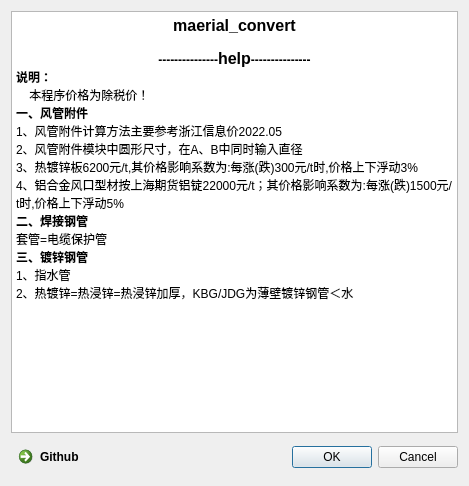
<?xml version="1.0" encoding="UTF-8"?>
<ui version="4.0">
 <class>Dialog</class>
 <widget class="QDialog" name="Dialog">
  <property name="geometry">
   <rect>
    <x>0</x>
    <y>0</y>
    <width>469</width>
    <height>486</height>
   </rect>
  </property>
  <property name="windowTitle">
   <string>help</string>
  </property>
  <layout class="QGridLayout" name="gridLayout">
   <item row="0" column="0" colspan="2">
    <widget class="QTextBrowser" name="textBrowser">
     <property name="html">
      <string>&lt;!DOCTYPE HTML PUBLIC &quot;-//W3C//DTD HTML 4.0//EN&quot; &quot;http://www.w3.org/TR/REC-html40/strict.dtd&quot;&gt;
&lt;html&gt;&lt;head&gt;&lt;meta name=&quot;qrichtext&quot; content=&quot;1&quot; /&gt;&lt;style type=&quot;text/css&quot;&gt;
p, li { white-space: pre-wrap; }
&lt;/style&gt;&lt;/head&gt;&lt;body style=&quot; font-family:'SimSun'; font-size:9pt; font-weight:400; font-style:normal;&quot;&gt;
&lt;p align=&quot;center&quot; style=&quot; margin-top:0px; margin-bottom:0px; margin-left:0px; margin-right:0px; -qt-block-indent:0; text-indent:0px;&quot;&gt;&lt;span style=&quot; font-size:12pt; font-weight:600;&quot;&gt;maerial_convert&lt;/span&gt;&lt;/p&gt;
&lt;p align=&quot;center&quot; style=&quot;-qt-paragraph-type:empty; margin-top:0px; margin-bottom:0px; margin-left:0px; margin-right:0px; -qt-block-indent:0; text-indent:0px;&quot;&gt;&lt;br /&gt;&lt;/p&gt;
&lt;p align=&quot;center&quot; style=&quot; margin-top:0px; margin-bottom:0px; margin-left:0px; margin-right:0px; -qt-block-indent:0; text-indent:0px;&quot;&gt;&lt;span style=&quot; font-weight:600;&quot;&gt;---------------&lt;/span&gt;&lt;span style=&quot; font-size:12pt; font-weight:600;&quot;&gt;help&lt;/span&gt;&lt;span style=&quot; font-weight:600;&quot;&gt;---------------&lt;/span&gt;&lt;/p&gt;
&lt;p style=&quot; margin-top:0px; margin-bottom:0px; margin-left:0px; margin-right:0px; -qt-block-indent:0; text-indent:0px;&quot;&gt;&lt;span style=&quot; font-weight:600;&quot;&gt;说明：&lt;/span&gt;&lt;/p&gt;
&lt;p style=&quot; margin-top:0px; margin-bottom:0px; margin-left:0px; margin-right:0px; -qt-block-indent:0; text-indent:0px;&quot;&gt;    本程序价格为除税价！&lt;/p&gt;
&lt;p style=&quot; margin-top:0px; margin-bottom:0px; margin-left:0px; margin-right:0px; -qt-block-indent:0; text-indent:0px;&quot;&gt;&lt;span style=&quot; font-weight:600;&quot;&gt;一、风管附件&lt;/span&gt;&lt;/p&gt;
&lt;p style=&quot; margin-top:0px; margin-bottom:0px; margin-left:0px; margin-right:0px; -qt-block-indent:0; text-indent:0px;&quot;&gt;1、风管附件计算方法主要参考浙江信息价2022.05&lt;/p&gt;
&lt;p style=&quot; margin-top:0px; margin-bottom:0px; margin-left:0px; margin-right:0px; -qt-block-indent:0; text-indent:0px;&quot;&gt;2、风管附件模块中圆形尺寸，在A、B中同时输入直径&lt;/p&gt;
&lt;p style=&quot; margin-top:0px; margin-bottom:0px; margin-left:0px; margin-right:0px; -qt-block-indent:0; text-indent:0px;&quot;&gt;3、热镀锌板6200元/t,其价格影响系数为:每涨(跌)300元/t时,价格上下浮动3%&lt;/p&gt;
&lt;p style=&quot; margin-top:0px; margin-bottom:0px; margin-left:0px; margin-right:0px; -qt-block-indent:0; text-indent:0px;&quot;&gt;4、铝合金风口型材按上海期货铝锭22000元/t；其价格影响系数为:每涨(跌)1500元/t时,价格上下浮动5%&lt;/p&gt;
&lt;p style=&quot; margin-top:0px; margin-bottom:0px; margin-left:0px; margin-right:0px; -qt-block-indent:0; text-indent:0px;&quot;&gt;&lt;span style=&quot; font-weight:600;&quot;&gt;二、焊接钢管&lt;/span&gt;&lt;/p&gt;
&lt;p style=&quot; margin-top:0px; margin-bottom:0px; margin-left:0px; margin-right:0px; -qt-block-indent:0; text-indent:0px;&quot;&gt;套管=电缆保护管&lt;/p&gt;
&lt;p style=&quot; margin-top:0px; margin-bottom:0px; margin-left:0px; margin-right:0px; -qt-block-indent:0; text-indent:0px;&quot;&gt;&lt;span style=&quot; font-weight:600;&quot;&gt;三、镀锌钢管&lt;/span&gt;&lt;/p&gt;
&lt;p style=&quot; margin-top:0px; margin-bottom:0px; margin-left:0px; margin-right:0px; -qt-block-indent:0; text-indent:0px;&quot;&gt;1、指水管&lt;/p&gt;
&lt;p style=&quot; margin-top:0px; margin-bottom:0px; margin-left:0px; margin-right:0px; -qt-block-indent:0; text-indent:0px;&quot;&gt;2、热镀锌=热浸锌=热浸锌加厚，KBG/JDG为薄壁镀锌钢管＜水&lt;/p&gt;
&lt;p style=&quot;-qt-paragraph-type:empty; margin-top:0px; margin-bottom:0px; margin-left:0px; margin-right:0px; -qt-block-indent:0; text-indent:0px;&quot;&gt;&lt;br /&gt;&lt;/p&gt;&lt;/body&gt;&lt;/html&gt;</string>
     </property>
    </widget>
   </item>
   <item row="1" column="1">
    <widget class="QDialogButtonBox" name="buttonBox">
     <property name="orientation">
      <enum>Qt::Horizontal</enum>
     </property>
     <property name="standardButtons">
      <set>QDialogButtonBox::Cancel|QDialogButtonBox::Ok</set>
     </property>
    </widget>
   </item>
   <item row="1" column="0">
    <widget class="QCommandLinkButton" name="commandLinkButton">
     <property name="text">
      <string>Github</string>
     </property>
    </widget>
   </item>
  </layout>
 </widget>
 <resources/>
 <connections>
  <connection>
   <sender>buttonBox</sender>
   <signal>accepted()</signal>
   <receiver>Dialog</receiver>
   <slot>accept()</slot>
   <hints>
    <hint type="sourcelabel">
     <x>248</x>
     <y>254</y>
    </hint>
    <hint type="destinationlabel">
     <x>157</x>
     <y>274</y>
    </hint>
   </hints>
  </connection>
  <connection>
   <sender>buttonBox</sender>
   <signal>rejected()</signal>
   <receiver>Dialog</receiver>
   <slot>reject()</slot>
   <hints>
    <hint type="sourcelabel">
     <x>316</x>
     <y>260</y>
    </hint>
    <hint type="destinationlabel">
     <x>286</x>
     <y>274</y>
    </hint>
   </hints>
  </connection>
 </connections>
</ui>
